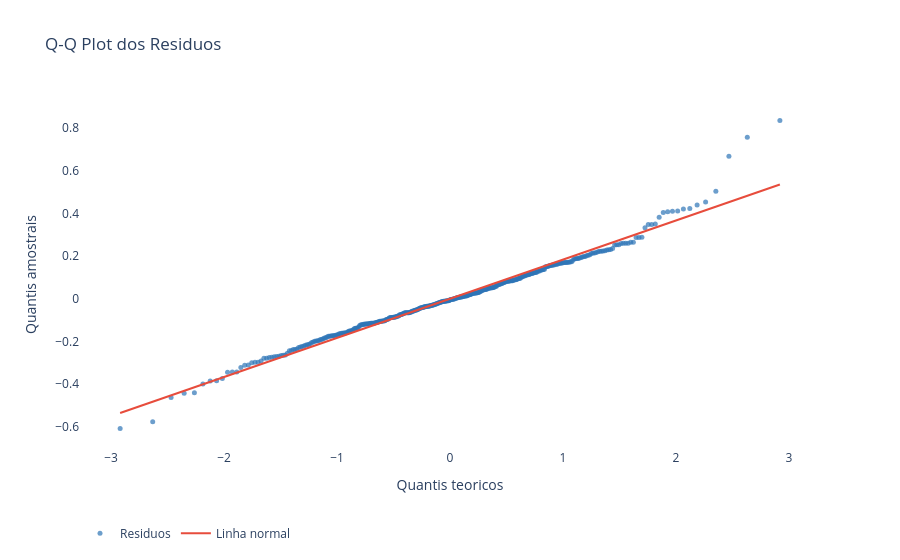

The notebook cell saved with this chart:
### Markdown cell above
## 5. Normalidade dos resíduos — Jarque-Bera

H0: Os resíduos seguem distribuição normal (assimetria = 0, curtose = 3).  
Rejeitar H0 indica que os resíduos não são normais, o que afeta a validade
dos testes t e F em amostras pequenas (n > 200: o Teorema Central do Limite mitiga o problema).

### Code cell
jb_stat, jb_pval, jb_skew, jb_kurt = jarque_bera(modelo.resid)
print(f'Jarque-Bera: estatistica={jb_stat:.4f}  p-valor={jb_pval:.4f}')
print(f'Assimetria  : {jb_skew:.4f}')
print(f'Curtose     : {jb_kurt:.4f}')
print(f'Conclusao   : {"H0 nao rejeitada (residuos normais)" if jb_pval > 0.05 else "H0 REJEITADA (residuos nao normais)"} ao nivel 5%')

# Q-Q plot
(osm, osr), (slope, intercept, r) = stats.probplot(modelo.resid)
fig_qq = go.Figure()
fig_qq.add_scatter(x=osm, y=osr, mode='markers', name='Residuos',
                   marker=dict(color='#2E75B6', size=5, opacity=0.7))
fig_qq.add_scatter(x=[osm[0], osm[-1]],
                   y=[slope*osm[0]+intercept, slope*osm[-1]+intercept],
                   mode='lines', name='Linha normal',
                   line=dict(color='#E74C3C', width=2))
fig_qq.update_layout(title='Q-Q Plot dos Residuos', plot_bgcolor='white',
                     xaxis_title='Quantis teoricos', yaxis_title='Quantis amostrais',
                     legend=dict(orientation='h', y=-0.2))
fig_qq.show()

### Figure 1 — Plotly figure (JSON) as saved in the notebook; plotly's stock layout.template omitted (floating-point values rounded to 4 significant figures; data arrays with more than 128 entries replaced by an {"elided": "..."} marker saying what was removed)
{"data": [{"marker": {"color": "#2E75B6", "opacity": 0.7, "size": 5}, "mode": "markers", "name": "Residuos", "type": "scatter", "x": {"elided": "395 float values"}, "y": {"elided": "395 float values"}}, {"line": {"color": "#E74C3C", "width": 2}, "mode": "lines", "name": "Linha normal", "type": "scatter", "x": [-2.919, 2.919], "y": [-0.5357, 0.5357]}], "layout": {"legend": {"orientation": "h", "y": -0.2}, "plot_bgcolor": "white", "title": {"text": "Q-Q Plot dos Residuos"}, "xaxis": {"title": {"text": "Quantis teoricos"}}, "yaxis": {"title": {"text": "Quantis amostrais"}}}}
